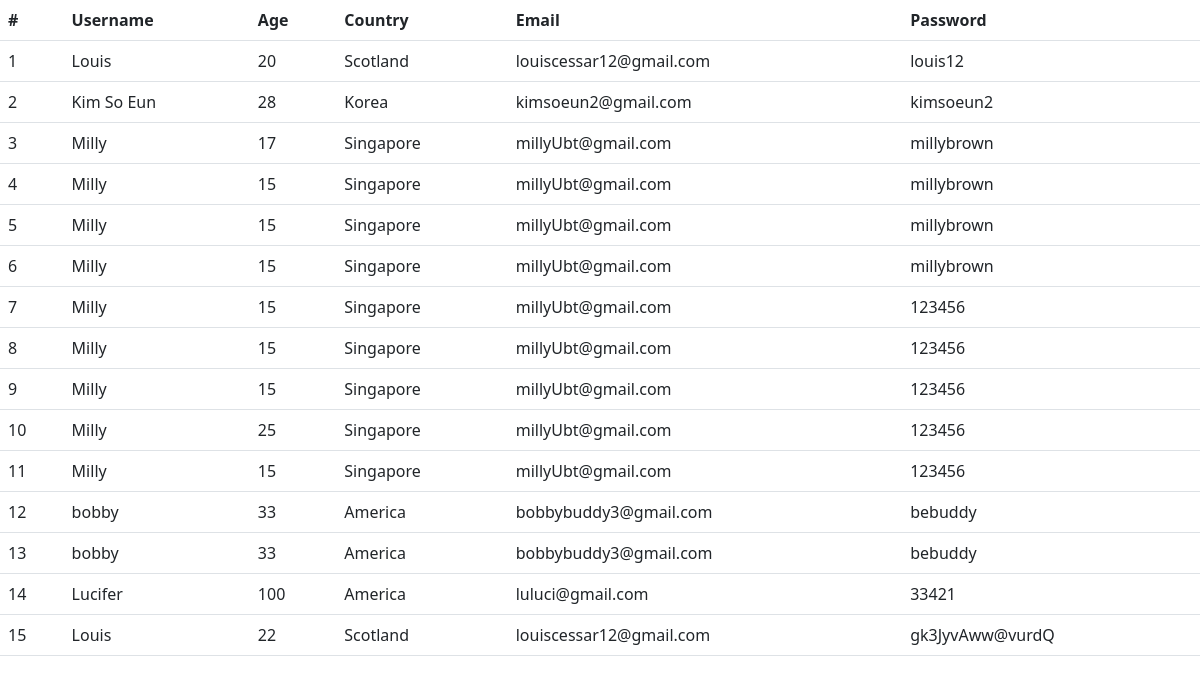
/users/, run on the app's committed database.
### app/models.py (models this page shows)
class app(models.Model):
    username = models.CharField(max_length=225)
    age      = models.IntegerField()
    country  = models.CharField(max_length = 255)
    email    = models.EmailField()
    password = models.CharField(max_length =5)

### app/views.py (the view)
# urls.py: path('users/',views.users,name='users'),
def users(request):
    users = app.objects.all().values()
    template = loader.get_template('users.html')
    context = {
        'users':users,
    }
    return HttpResponse(template.render(context,request))

### app/templates/users.html (shortened to what this page needs)
<!DOCTYPE html>
<html lang="en">
<head>
    <link rel="stylesheet" href="	https://cdn.jsdelivr.net/npm/bootstrap@5.2.1/dist/css/bootstrap.min.css">
</head>
<body>
    {% block content %}
    <table class="table">
        <thead>
          <tr>
            <th scope="col">#</th>
            <th scope="col">Username</th>
            <th scope="col">Age</th>
            <th scope="col">Country</th>
            <th scope="col">Email</th>
            <th scope="col">Password</th>
          </tr>
        </thead>
        <tbody>
        {%for x in users %}
        <tr>
            <td>{{x.id}}</td>
            <td>{{x.username}}</td>
            <td>{{x.age}}</td>
            <td>{{x.country}}</td>
            <td>{{x.email}}</td>
            <td>{{x.password}}</td>
        </tr>
        {%endfor%}
        </tbody>
      </table>
    {%endblock %}
</body>
</html>

### data on the page
app: id "1", username "Louis", age "20", country "Scotland", email "louiscessar12@gmail.com", password "louis12"
app: id "2", username "Kim So Eun", age "28", country "Korea", email "kimsoeun2@gmail.com", password "kimsoeun2"
app: id "3", username "Milly", age "17", country "Singapore", email "millyUbt@gmail.com", password "millybrown"
app: id "4", username "Milly", age "15", country "Singapore", email "millyUbt@gmail.com", password "millybrown"
app: id "5", username "Milly", age "15", country "Singapore", email "millyUbt@gmail.com", password "millybrown"
app: id "6", username "Milly", age "15", country "Singapore", email "millyUbt@gmail.com", password "millybrown"
app: id "7", username "Milly", age "15", country "Singapore", email "millyUbt@gmail.com", password "123456"
app: id "8", username "Milly", age "15", country "Singapore", email "millyUbt@gmail.com", password "123456"
app: id "9", username "Milly", age "15", country "Singapore", email "millyUbt@gmail.com", password "123456"
app: id "10", username "Milly", age "25", country "Singapore", email "millyUbt@gmail.com", password "123456"
app: id "11", username "Milly", age "15", country "Singapore", email "millyUbt@gmail.com", password "123456"
app: id "12", username "bobby", age "33", country "America", email "bobbybuddy3@gmail.com", password "bebuddy"
app: id "13", username "bobby", age "33", country "America", email "bobbybuddy3@gmail.com", password "bebuddy"
app: id "14", username "Lucifer", age "100", country "America", email "luluci@gmail.com", password "33421"
app: id "15", username "Louis", age "22", country "Scotland", email "louiscessar12@gmail.com", password "gk3JyvAww@vurdQ"
